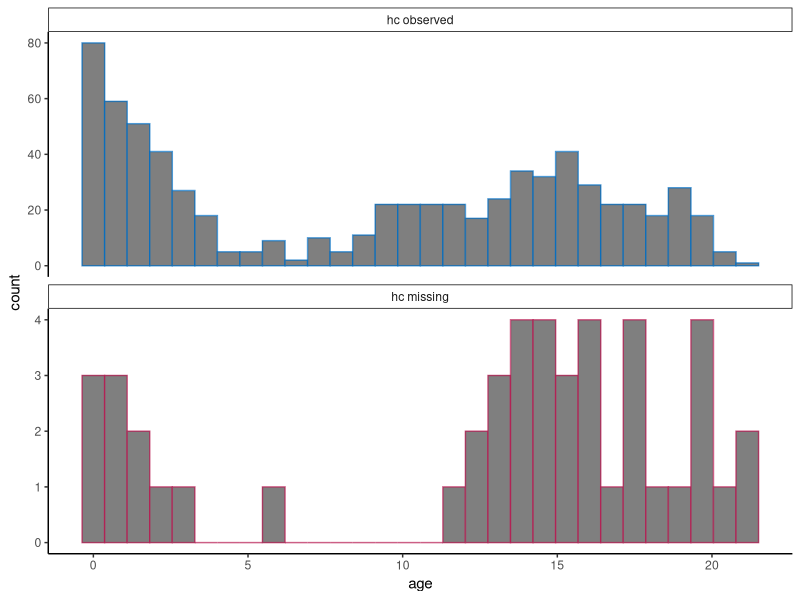
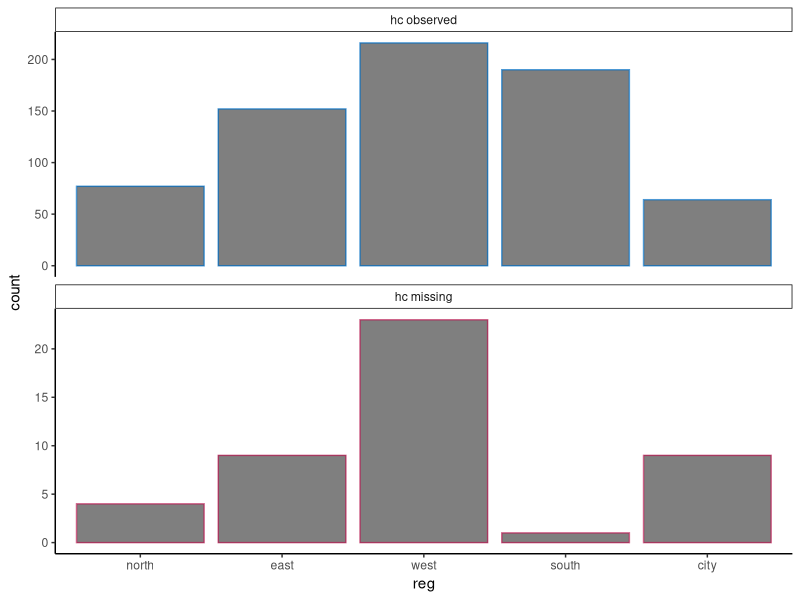
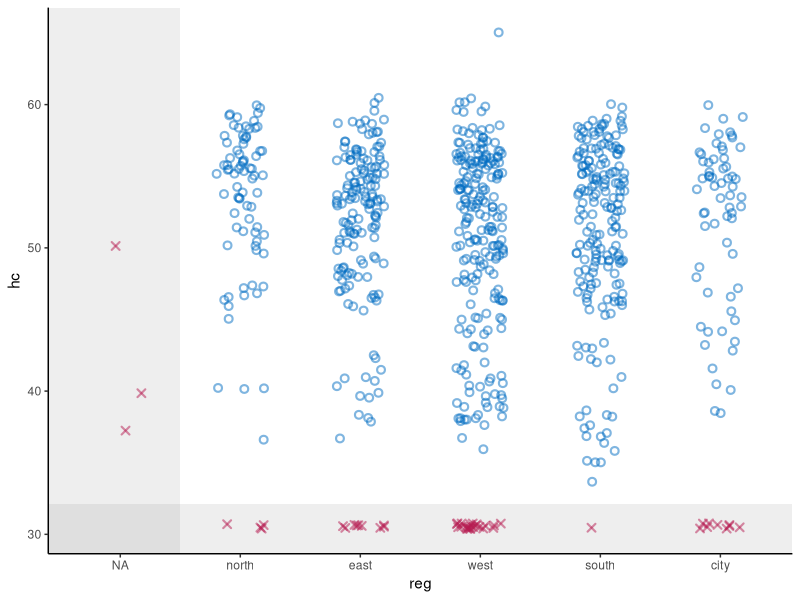
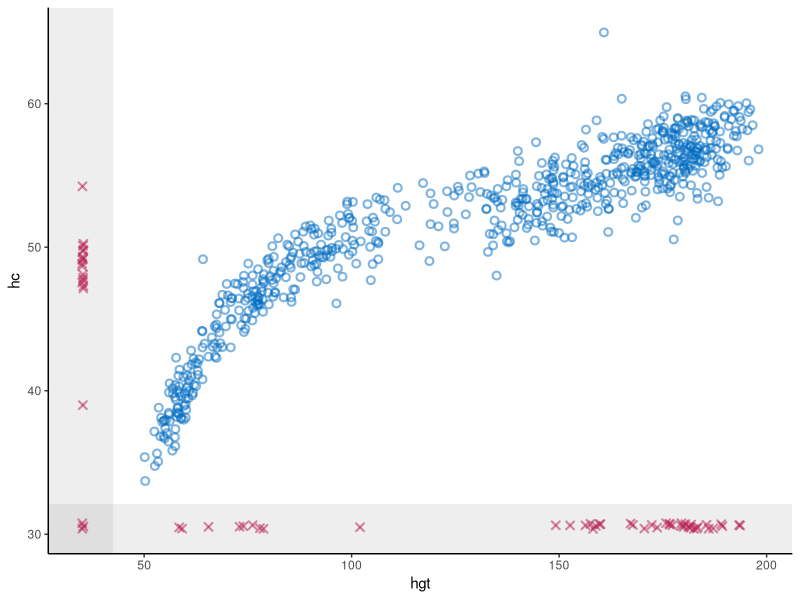
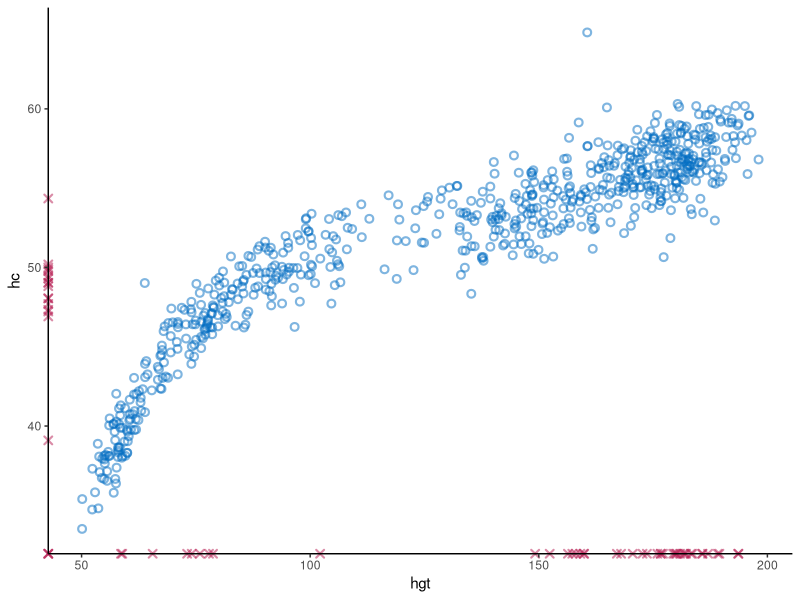
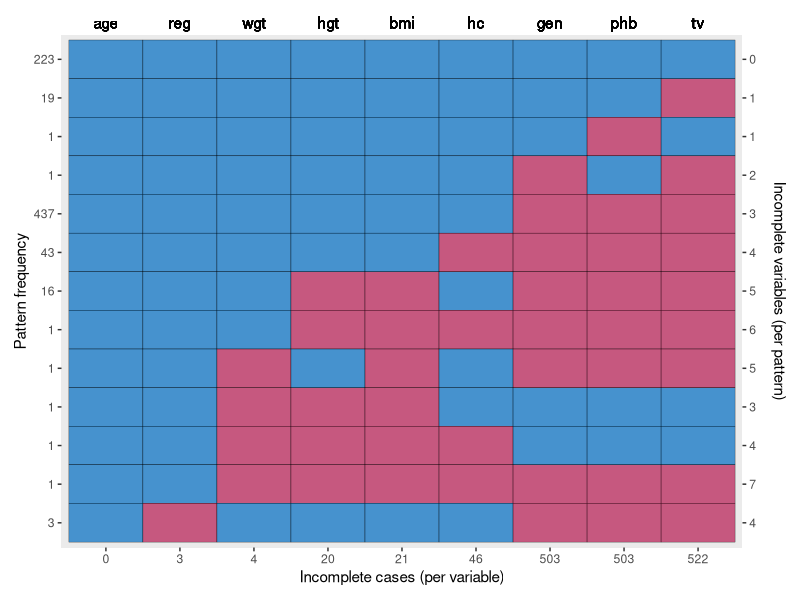
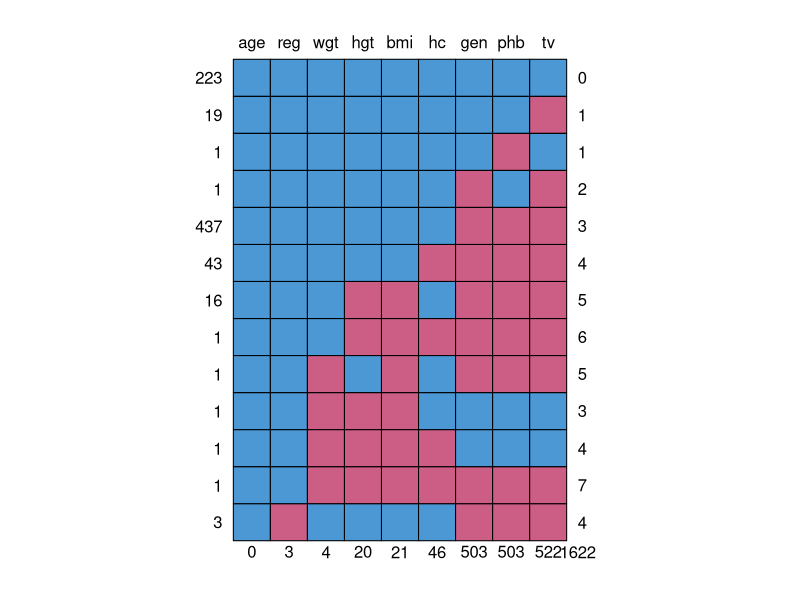
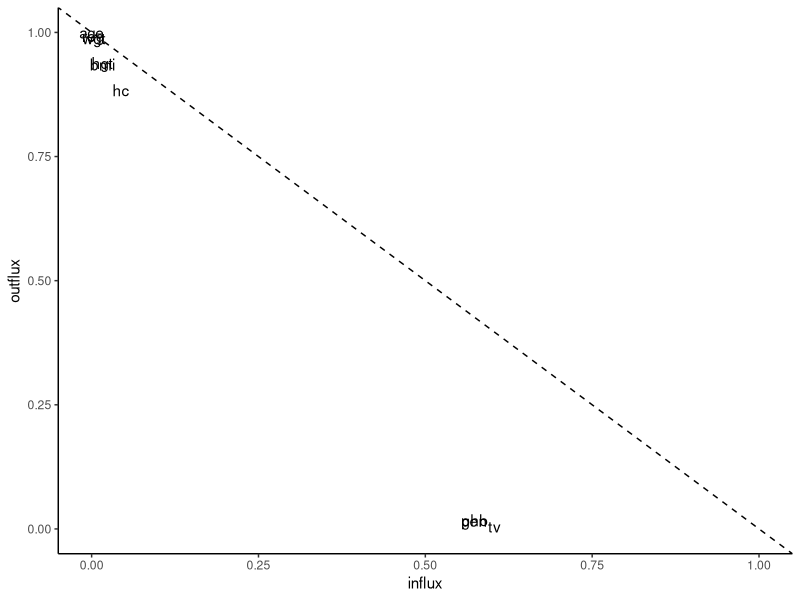

Reproduce these figures in R, in order. (Note: this script raises an error after producing the figures.)
## ---- chunk 1
knitr::opts_chunk$set(
  collapse = TRUE,
  comment = "#>",
  warning = FALSE, 
  message = FALSE,
  fig.width = 6, 
  fig.height = 6
)
## ---- chunk 2
# set-up environment
# library(shinymice)
library(tidyverse)
`%nin%` <- Negate(`%in%`)

# example dataset
dat <- mice::boys
# example mids object
imp <- mice::mice(dat, printFlag = FALSE)

# define mice theme
theme_mice <- function() {
  # change default settings (move this outside of the function to unnecessary avoid re-running?)
  ggplot2::update_geom_defaults("point", list(
    shape = 21,
    size = 1.9,
    stroke = 1.1,
    alpha = 0.5
  ))
  ggplot2::update_geom_defaults("boxplot", list(size = 1))
  ggplot2::update_geom_defaults("line", list(size = 1))
  # mice theme settings
  theme <- list(
    ggplot2::theme_classic(),
    ggplot2::theme(legend.position = "top"),
    ggplot2::scale_color_manual(
      values = c(
        "observed" = mice:::mdc(1),
        "missing" = mice:::mdc(2),
        "imputed" = mice:::mdc(2)
      )
    ),
    ggplot2::scale_fill_manual(
      values = c(
        "observed" = mice:::mdc(1),
        "missing" = mice:::mdc(2),
        "imputed" = mice:::mdc(2)
      )
    ),
    ggplot2::scale_size_manual(values = c(
      "observed" = 1,
      "imputed" = 0.5
    )),
    ggplot2::labs(
      color = NULL,
      fill = NULL,
      size = NULL
    )
  )
  # output
  return(theme)
}
## ---- chunk 3
# histogram/density plot conditional on missingness in another variable
plot_NA_cond <- function(dat, x, z) {
  # define graphing elements to add to plot
  if (is.numeric(dat[[x]])) {
    # for continuous variables
    geom <-
      ggplot2::geom_histogram()
  } else {
    # for categorical variables
    geom <-
      ggplot2::geom_bar()
  }
  # create facet labels
  facet_labs <- c(paste(z, "observed"), paste(z, "missing")) %>%
    setNames(c("observed", "missing"))
  
  # preprocess the data
  dat[!is.na(dat[[x]]), ] %>%
    dplyr::mutate(conditional = factor(
      is.na(.data[[z]]),
      levels = c(FALSE, TRUE),
      labels = c("observed", "missing")
    )) %>%
    # plot
    ggplot2::ggplot(ggplot2::aes(x = .data[[x]],
                                 color = conditional,
                                 fill = "white")) +
    geom +
    # split by conditional variable
    ggplot2::facet_wrap(
      ~ conditional,
      ncol = 1,
      scales = "free_y",
      labeller = ggplot2::labeller(conditional = facet_labs)
    ) +
    # style
    theme_mice() +
    ggplot2::theme(legend.position = "none",
          strip.background = ggplot2::element_rect(size = 0.5))
}

# test
plot_NA_cond(dat, x = "age", z = "hc")
plot_NA_cond(dat, x = "reg", z = "hc")
## ---- chunk 4
# scatterplot with NAs
plot_NA_scatter <- function(dat, x, y) {
  # define graphing elements to add to plot later
  # set NA value and scale for variable x
  if (is.numeric(dat[[x]])) {
    NA_x <-
      min(dat[[x]], na.rm = TRUE) - .1 * diff(range(dat[[x]], na.rm = TRUE))
    shade_x <-
      min(dat[[x]], na.rm = TRUE) - .05 * diff(range(dat[[x]], na.rm = TRUE))
    scale_x <- NULL
  } else {
    NA_x <- "NA"
    shade_x <- 1.5
    scale_x <-
      ggplot2::scale_x_discrete(limits = c("NA", levels(dat[[x]])))
  }
  # set NA value and scale for variable y
  if (is.numeric(dat[[y]])) {
    NA_y <-
      min(dat[[y]], na.rm = TRUE) - .1 * diff(range(dat[[y]], na.rm = TRUE))
    shade_y <-
      min(dat[[y]], na.rm = TRUE) - .05 * diff(range(dat[[y]], na.rm = TRUE))
    scale_y <- NULL
  } else {
    NA_y <- "NA"
    shade_y <- 1.5
    scale_y <-
      ggplot2::scale_y_discrete(limits = c("NA", levels(dat[[y]])))
  }
  # add geom for NAs in the x space
  if (any(is.na(dat[[x]]))) {
    geom_x <- ggplot2::geom_point(
      position = ggplot2::position_jitter(width = 0.2, height = 0.2),
      color = mice:::mdc(2),
      shape = 4,
      mapping = ggplot2::aes(x = NA_x, y = .data[[y]]),
      data = dat[is.na(dat[[x]]), ]
    )
  } else {
    geom_x <- NULL
  }
  # add geom for NAs in the y space
  if (any(is.na(dat[[y]]))) {
    geom_y <- ggplot2::geom_point(
      position = ggplot2::position_jitter(width = 0.2, height = 0.2),
      color = mice:::mdc(2),
      shape = 4,
      mapping = ggplot2::aes(x = .data[[x]], y = NA_y),
      data = dat[is.na(dat[[y]]), ]
    )
  } else{
    geom_y <- NULL
  }
  # add geom for NAs in the x-y space
  if (any(is.na(dat[[x]]) & is.na(dat[[y]]))) {
    geom_xy <- ggplot2::geom_point(
      position = ggplot2::position_jitter(width = 0.2, height = 0.2),
      color = mice:::mdc(2),
      shape = 4,
      mapping = ggplot2::aes(x = NA_x, y = NA_y),
      data = dat[is.na(dat[[x]]) & is.na(dat[[y]]), ]
    )
  } else{
    geom_xy <- NULL
  }
  # plot
  p <- dat %>% ggplot2::ggplot() +
    # plot observed datapoints in x-y space
    ggplot2::geom_point(
      ggplot2::aes(x = .data[[x]], y = .data[[y]]),
      position = ggplot2::position_jitter(width = 0.2, height = 0.2),
      color = mice::mdc(1)
    ) +
    # add area for NAs in the x space
    ggplot2::annotate(
      "rect",
      xmin = -Inf,
      xmax = shade_x,
      ymin = -Inf,
      ymax = Inf,
      alpha = 0.1
    ) +
    # add area for NAs in the y space
    ggplot2::annotate(
      "rect",
      xmin = -Inf,
      xmax = Inf,
      ymin = -Inf,
      ymax = shade_y,
      alpha = 0.1
    ) +
    # add NAs
    geom_x +
    geom_y +
    geom_xy +
    # style graph
    theme_mice() +
    scale_x +
    scale_y
  # output
  return(p)
}

# test
plot_NA_scatter(dat, x = "reg", y = "hc")
plot_NA_scatter(dat, x = "hgt", y = "hc") 

# same same but easier!
x = "hgt"
y = "hc"
dat %>% ggplot2::ggplot() +
  ggplot2::theme_classic() +
  # plot observed datapoints in x-y space
  ggplot2::geom_point(
    ggplot2::aes(x = .data[[x]], y = .data[[y]]),
    position = ggplot2::position_jitter(width = 0.2, height = 0.2),
    color = mice::mdc(1)
  ) +
  # missing x
  ggplot2::geom_point(
    position = ggplot2::position_jitter(width = 0.2, height = 0.2),
    color = mice:::mdc(2),
    shape = 4,
    mapping = ggplot2::aes(x = -Inf, y = .data[[y]]),
    data = dat[is.na(dat[[x]]),]
  ) +
  # missing y
  ggplot2::geom_point(
    position = ggplot2::position_jitter(width = 0.2, height = 0.2),
    color = mice:::mdc(2),
    shape = 4,
    mapping = ggplot2::aes(x = .data[[x]], y = -Inf),
    data = dat[is.na(dat[[y]]),]
  ) +
  # missing xy
  ggplot2::geom_point(
    position = ggplot2::position_jitter(width = 0.2, height = 0.2),
    color = mice:::mdc(2),
    shape = 4,
    mapping = ggplot2::aes(x = -Inf, y = -Inf),
    data = dat[is.na(dat[[x]]) & is.na(dat[[y]]),]
  ) +
  # axes
  ggplot2::coord_cartesian(clip = "off") 

## ---- chunk 5
# plot md pattern 
plot_md_pattern <- function(dat) {
  # get md pattern and store additional info
  pat <- mice::md.pattern(dat, plot = FALSE)
  vrb <- colnames(pat)[-ncol(pat)]
  colnames(pat) <- c(vrb, "n_vrb_inc")
  n_pat_obs <- as.numeric(rownames(pat))[-nrow(pat)]
  n_vrb_inc <- as.numeric(pat[, ncol(pat)])[-nrow(pat)]
  n_val_mis <- as.numeric(pat[nrow(pat), ])[-ncol(pat)]
  # make the pattern tidy
  long_pat <- pat[-nrow(pat), ] %>%
    cbind(., n_pat_obs, pat_nr = 1:nrow(.)) %>%
    as.data.frame() %>%
    tidyr::pivot_longer(cols = all_of(vrb),
                        names_to = "vrb",
                        values_to = "obs") %>%
    cbind(., n_val_mis)
  # plot the md pattern
  p <- long_pat %>%
    ggplot2::ggplot() +
    ggplot2::geom_tile(ggplot2::aes(
      x = vrb,
      y = pat_nr,
      fill = as.factor(obs),
      group = n_vrb_inc
    ),
    color = "black") +
    # set axes
    ggplot2::scale_x_discrete(limits = vrb,
                              position = "bottom",
                              labels = as.character(n_val_mis)) +
    ggplot2::scale_y_reverse(
      breaks = 1:max(long_pat$pat_nr),
      labels = as.character(n_pat_obs),
      expand = c(0.01, 0.01),
      sec.axis = ggplot2::dup_axis(labels = as.character(n_vrb_inc),
                                   name = "Incomplete variables (per pattern)")
    ) +
    # add labels
    ggplot2::labs(x = "Incomplete cases (per variable)",
                  y = "Pattern frequency") +
    ggplot2::geom_text(ggplot2::aes(x = vrb, y = -Inf, label = vrb),
                       data = long_pat,
                       vjust = -0.5) +
    ggplot2::coord_cartesian(clip = "off") +
    # add styling
    ggplot2::theme(
      legend.position = "none",
      plot.margin = ggplot2::margin(t = 25, l = 10, b = 10, r = 10, unit = "pt"),
      axis.title.y.right = ggplot2::element_text(margin = ggplot2::margin(l = 10)),
      panel.grid = ggplot2::element_blank()
    ) +
    ggplot2::scale_fill_manual(values = c("1" = mice:::mdc(1), "0" = mice:::mdc(2)))
  # output
  return(p)
}

# test
plot_md_pattern(dat)
mice::md.pattern(dat)
## ---- chunk 6
# plot in- and outflux of incomplete data
plot_flux <- function(dat) {
  flx <- mice::flux(dat)
  p <- flx %>% ggplot2::ggplot() +
    ggplot2::geom_text(ggplot2::aes(
      x = influx,
      y = outflux,
      label = rownames(flx)
    )) +
    ggplot2::geom_abline(intercept = 1,
                slope = -1,
                linetype = "dashed") +
    ggplot2::lims(x = c(0, 1), y = c(0, 1)) +
    ggplot2::theme_classic()
  # output
  return(p)
}
# test
plot_flux(dat)
## ---- chunk 7
# make chain means and variances tidy
preprocess_thetas <- function(imp) {
  # preprocess chain means
  long_trace <- imp$chainMean %>%
    dplyr::na_if(., "NaN") %>%
    as.data.frame(.) %>%
    dplyr::mutate(var = row.names(.), theta = "Chain means") %>%
    # preprocess chain variances
    rbind(
      .,
      imp$chainVar %>%
        sqrt(.) %>%
        as.data.frame(.) %>%
        dplyr::mutate(var = row.names(.), theta = "Chain standard deviations")
    ) %>%
    # convert to long format
    tidyr::pivot_longer(-c(var, theta)) %>%
    cbind(.it = as.integer(1:imp$iteration),
          .imp = as.factor(rep(1:imp$m, each = imp$iteration)))
  # output
  return(long_trace)
}
# test
trace_dat <- preprocess_thetas(imp)

# traceplot: plot trace of one variable
trace_one_variable <- function(d, x) {
  # select one variable and plot it
  p <- d[d$var == x, ] %>%
    ggplot2::ggplot() +
    ggplot2::geom_line(ggplot2::aes(x = .it, y = value, color = .imp)) +
    ggplot2::facet_wrap(~ theta, scales = "free", ncol = 1) +
    ggplot2::theme_classic() +
    ggplot2::theme(strip.background = ggplot2::element_rect(size = 0.5)) +
    ggplot2::labs(x = "Iteration",
                  y = paste0(x),
                  color = "Imputation")
  # show user if the variable is completely observed
  if (all(is.na(p$data$value))) {
    p <-
      p + ggplot2::geom_text(ggplot2::aes(
        x = median(as.numeric(d$.imp)),
        y = 0,
        label = "No \n imputations \n to show"
      ),
      color = "grey")
  }
  # output
  return(p)
}
#test
trace_one_variable(trace_dat, x = "hgt")
trace_one_variable(trace_dat, x = "age")
## ---- chunk 8
# extract imputations and initialize plot
plot_imps <- function(imp, x, y = NULL) {
  # parse inputs
  if (is.null(y)) {
    y <- x
  }
  # combine observed and imputed data
  xy_obs <- imp$data %>%
    cbind(datapoint = "observed",
          .imp = 0,
          .id = 1:nrow(.),
          .) %>%
    .[!is.na(imp$data[[x]]) &
        !is.na(imp$data[[y]]), ]
  xy_imps <- imp %>%
    mice::complete("long") %>%
    cbind(datapoint = "imputed", .) %>%
    .[.$.id %nin% xy_obs$.id,]
  xy_dat <- rbind(xy_obs, xy_imps) %>%
    dplyr::mutate(datapoint = factor(datapoint, levels = c("observed", "imputed")))
  # initialize plot
  p <- xy_dat %>%
    ggplot2::ggplot() +
    theme_mice()
  # output
  return(p)
}

# test with continuous variable
x = "hc"

# boxplot (not informative with categorical variable)
plot_bw <- function(imp, x) {
  # plot box and whiskers
  p <- imp %>% plot_imps(x) +
    ggplot2::geom_boxplot(ggplot2::aes(
      x = as.factor(.imp),
      y = .data[[x]],
      color = datapoint
    ),
    width = 0.5) +
    ggplot2::xlab("Imputation (0 = observed data)")
  # output
  return(p)
}

# test 
plot_bw(imp, x)

# stripplot
plot_strip <- function(imp, x) {
  # plot individual values (stripplot)
  p <- imp %>% plot_imps(x) +
  ggplot2::geom_jitter(
    ggplot2::aes(
      x = as.factor(.imp),
      y = .data[[x]],
      color = datapoint
    ),
    height = 0.25,
    width = 0.25
  ) +
  ggplot2::xlab("Imputation (0 = observed data)")
  # output
  return(p)
}

# test 
plot_strip(imp, x)

# density plot
plot_dens <- function(imp, x) {
  # plot density
  p <- imp %>% plot_imps(x) +
  ggplot2::geom_density(ggplot2::aes(
    x = .data[[x]],
    color = datapoint,
    size = datapoint,
    group = .imp
  ))
  # output
  return(p)
}

# test 
plot_dens(imp, x)

# test with two continuous variables
y = "hgt"

# xyplot
plot_xy <- function(imp, x, y) {
  # plot xy datapoints (scatterplot)
  p <- imp %>% plot_imps(x, y) +
  ggplot2::geom_point(ggplot2::aes(
    x = .data[[x]],
    y = .data[[y]],
    group = .id,
    color = datapoint
  ))
  # output
  return(p)
}

# test 
plot_xy(imp, x, y)

# # test with categorical variable
# x = "phb"
# 
# # faceted barplot
# imp %>% plot_imps(x) +
#   ggplot2::geom_bar(
#     ggplot2::aes(x = .data[[x]],
#                  color = datapoint,
#                  size = datapoint),
#     width = 0.5,
#     fill = "white"#,
#     #position = ggplot2::position_dodge(preserve = "single")
#   ) +
#   ggplot2::facet_wrap(~ .imp, scales = "free_y", ncol = 2)

## ---- chunk 9
# plot the predictor matrix for the imputation model
plot_pred_matrix <- function(dat) {
  # parse input
  if (mice::is.mids(dat)) {
    imp <- dat
  } else {
    imp <- mice::mice(dat, maxit = 0)
  }
  # get the predictor matrix and add the rownames as variable
  pred <- imp$predictorMatrix %>%
    as.data.frame() %>%
    cbind(vrb_to_imp = rownames(.), .)
  # make the data tidy to plot
  long_pred <-
    tidyr::pivot_longer(
      pred,
      cols = names(pred)[-1],
      names_to = "vrb_as_pred",
      names_transform = list(vrb_as_pred = as.factor)
    )
  # plot the predictor matrix
  p <- long_pred %>%
    ggplot2::ggplot() +
    ggplot2::geom_tile(ggplot2::aes(
      x = vrb_as_pred,
      y = vrb_to_imp,
      fill = as.factor(value)
    ),
    color = "black") +
    ggplot2::theme(legend.position = "none",
                   panel.grid = ggplot2::element_blank()) +
    ggplot2::scale_y_discrete(limits = rev(names(imp$data))) +
    ggplot2::scale_x_discrete(limits = names(imp$data), position = "top") +
    ggplot2::scale_fill_manual(values = c("1" = mice:::mdc(1), "0" = mice:::mdc(2))) +
    ggplot2::labs(x = "Predictor", y = "Variable to impute")#, title = "Predictor matrix")
  # output
  return(p)
}

# test
plot_pred_matrix(imp)
new_pred <- imp$predictorMatrix
new_pred["bmi", c("hgt", "wgt")] <- 0
imp2 <- mice::mice(dat, predictorMatrix = new_pred, maxit = 0)
plot_pred_matrix(imp2)
